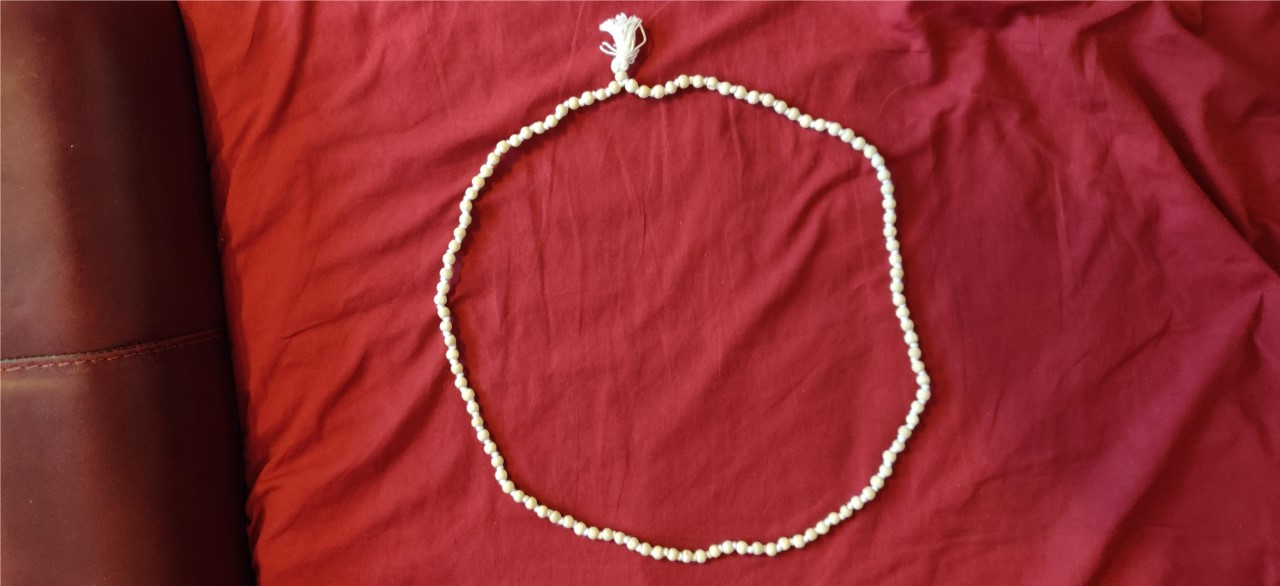
#> input picture bead_image1.jpg, 1280 x 586 px
$ jupyter execute Bead_Counter.ipynb
#> lines starting #> are read from the running program, lines starting #| are printed output that depends on the picture
[cell 1]
import cv2
import numpy as np

### Load images

[cell 2]
whole_pic = cv2.imread("bead_image1.jpg", cv2.IMREAD_UNCHANGED)
#> whole_pic is the input picture: shape (586, 1280, 3); mean B, G, R 46, 42.4, 142.7
bead_img = cv2.imread("Bead.png", cv2.IMREAD_UNCHANGED)
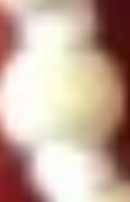
#> input picture Bead.png, 130 x 202 px
#> bead_img is the input picture: shape (202, 130, 4); mean B, G, R, A 158.1, 173.3, 197.6, 255
whole_pic=whole_pic[:,420:930,:]
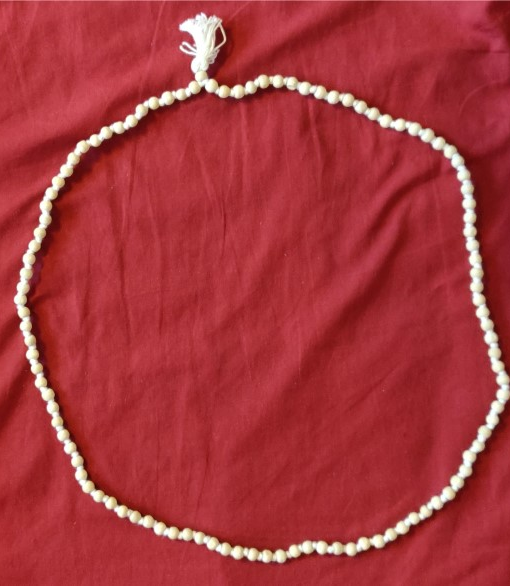
#> whole_pic: shape (586, 510, 3); mean B, G, R 59.9, 55.3, 167

[cell 3]
bead_img.shape, whole_pic.shape, bead_img[:,:,3].min(), bead_img[:,:,3].max()
#> Out = ((202, 130, 4), (586, 510, 3), 255, 255)

# this establishes that the 4th channel (opacity?) is always 255

[cell 4]
bead_img=bead_img[:,:,:3] # removing the alpha channel
#> bead_img: shape (202, 130, 3)
